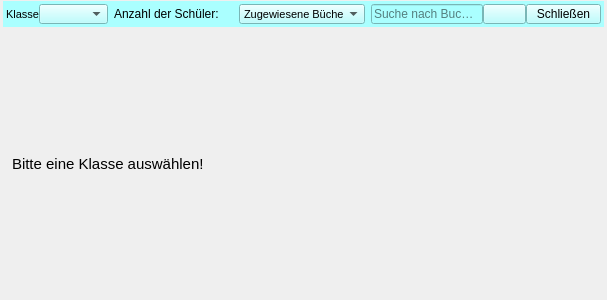
<?xml version="1.0" encoding="UTF-8"?>
<ui version="4.0">
 <class>BookingWidget</class>
 <widget class="QWidget" name="BookingWidget">
  <property name="geometry">
   <rect>
    <x>0</x>
    <y>0</y>
    <width>607</width>
    <height>300</height>
   </rect>
  </property>
  <property name="sizePolicy">
   <sizepolicy hsizetype="Expanding" vsizetype="Expanding">
    <horstretch>1</horstretch>
    <verstretch>1</verstretch>
   </sizepolicy>
  </property>
  <property name="font">
   <font>
    <family>Arial</family>
    <pointsize>11</pointsize>
   </font>
  </property>
  <property name="windowTitle">
   <string>Form</string>
  </property>
  <layout class="QVBoxLayout" name="verticalLayout">
   <property name="spacing">
    <number>1</number>
   </property>
   <property name="leftMargin">
    <number>3</number>
   </property>
   <property name="topMargin">
    <number>1</number>
   </property>
   <property name="rightMargin">
    <number>3</number>
   </property>
   <property name="bottomMargin">
    <number>1</number>
   </property>
   <item>
    <widget class="QWidget" name="widget_buttons" native="true">
     <property name="minimumSize">
      <size>
       <width>0</width>
       <height>26</height>
      </size>
     </property>
     <property name="maximumSize">
      <size>
       <width>16777215</width>
       <height>25</height>
      </size>
     </property>
     <property name="font">
      <font>
       <pointsize>10</pointsize>
      </font>
     </property>
     <property name="styleSheet">
      <string notr="true">background-color: rgb(170, 255, 255);</string>
     </property>
     <layout class="QHBoxLayout" name="horizontalLayout_2">
      <property name="leftMargin">
       <number>3</number>
      </property>
      <property name="topMargin">
       <number>3</number>
      </property>
      <property name="rightMargin">
       <number>3</number>
      </property>
      <property name="bottomMargin">
       <number>3</number>
      </property>
      <item>
       <layout class="QHBoxLayout" name="horizontalLayout" stretch="0,0">
        <property name="spacing">
         <number>0</number>
        </property>
        <item>
         <widget class="QLabel" name="label">
          <property name="sizePolicy">
           <sizepolicy hsizetype="Preferred" vsizetype="Preferred">
            <horstretch>1</horstretch>
            <verstretch>0</verstretch>
           </sizepolicy>
          </property>
          <property name="maximumSize">
           <size>
            <width>45</width>
            <height>35</height>
           </size>
          </property>
          <property name="font">
           <font>
            <family>Arial</family>
            <pointsize>8</pointsize>
           </font>
          </property>
          <property name="text">
           <string>Klasse</string>
          </property>
         </widget>
        </item>
        <item>
         <widget class="QComboBox" name="comboBox_class">
          <property name="sizePolicy">
           <sizepolicy hsizetype="Expanding" vsizetype="Expanding">
            <horstretch>1</horstretch>
            <verstretch>0</verstretch>
           </sizepolicy>
          </property>
          <property name="minimumSize">
           <size>
            <width>69</width>
            <height>19</height>
           </size>
          </property>
          <property name="maximumSize">
           <size>
            <width>120</width>
            <height>16777215</height>
           </size>
          </property>
          <property name="font">
           <font>
            <family>Arial</family>
            <pointsize>8</pointsize>
           </font>
          </property>
          <property name="editable">
           <bool>false</bool>
          </property>
         </widget>
        </item>
       </layout>
      </item>
      <item>
       <widget class="QLabel" name="label_studentcountdescription">
        <property name="font">
         <font>
          <family>Arial</family>
         </font>
        </property>
        <property name="text">
         <string>Anzahl der Schüler:</string>
        </property>
       </widget>
      </item>
      <item>
       <widget class="QLabel" name="label_studentcount">
        <property name="text">
         <string/>
        </property>
       </widget>
      </item>
      <item>
       <spacer name="horizontalSpacer_2">
        <property name="orientation">
         <enum>Qt::Horizontal</enum>
        </property>
        <property name="sizeType">
         <enum>QSizePolicy::Expanding</enum>
        </property>
        <property name="sizeHint" stdset="0">
         <size>
          <width>40</width>
          <height>40</height>
         </size>
        </property>
       </spacer>
      </item>
      <item>
       <widget class="QComboBox" name="comboBox_bookingoptions">
        <property name="sizePolicy">
         <sizepolicy hsizetype="Preferred" vsizetype="Preferred">
          <horstretch>1</horstretch>
          <verstretch>1</verstretch>
         </sizepolicy>
        </property>
        <property name="minimumSize">
         <size>
          <width>126</width>
          <height>20</height>
         </size>
        </property>
        <property name="maximumSize">
         <size>
          <width>170</width>
          <height>16777215</height>
         </size>
        </property>
        <property name="font">
         <font>
          <family>Arial</family>
          <pointsize>8</pointsize>
         </font>
        </property>
        <item>
         <property name="text">
          <string>Zugewiesene Bücher</string>
         </property>
        </item>
        <item>
         <property name="text">
          <string>Ausgeliehene Bücher</string>
         </property>
        </item>
        <item>
         <property name="text">
          <string>Alle Bücher</string>
         </property>
        </item>
       </widget>
      </item>
      <item>
       <widget class="QWidget" name="searchwidget" native="true">
        <layout class="QHBoxLayout" name="horizontalLayout_4">
         <property name="spacing">
          <number>0</number>
         </property>
         <property name="leftMargin">
          <number>0</number>
         </property>
         <property name="topMargin">
          <number>0</number>
         </property>
         <property name="rightMargin">
          <number>0</number>
         </property>
         <property name="bottomMargin">
          <number>0</number>
         </property>
         <item>
          <widget class="QLineEdit" name="searchline">
           <property name="minimumSize">
            <size>
             <width>112</width>
             <height>20</height>
            </size>
           </property>
           <property name="font">
            <font>
             <family>Arial</family>
            </font>
           </property>
           <property name="placeholderText">
            <string>Suche nach Buchtitel</string>
           </property>
          </widget>
         </item>
         <item>
          <widget class="QPushButton" name="searchbutton">
           <property name="text">
            <string/>
           </property>
           <property name="icon">
            <iconset resource="ressources.qrc">
             <normaloff>:/icons/icons/Search.png</normaloff>:/icons/icons/Search.png</iconset>
           </property>
          </widget>
         </item>
         <item>
          <widget class="QPushButton" name="button_close">
           <property name="minimumSize">
            <size>
             <width>75</width>
             <height>20</height>
            </size>
           </property>
           <property name="font">
            <font>
             <family>Arial</family>
            </font>
           </property>
           <property name="text">
            <string>Schließen</string>
           </property>
          </widget>
         </item>
        </layout>
       </widget>
      </item>
     </layout>
    </widget>
   </item>
   <item>
    <widget class="QWidget" name="widget_booking" native="true">
     <property name="sizePolicy">
      <sizepolicy hsizetype="Preferred" vsizetype="Preferred">
       <horstretch>1</horstretch>
       <verstretch>1</verstretch>
      </sizepolicy>
     </property>
     <layout class="QVBoxLayout" name="verticalLayout_2">
      <item>
       <widget class="QLabel" name="label_select_class">
        <property name="text">
         <string>Bitte eine Klasse auswählen!</string>
        </property>
       </widget>
      </item>
     </layout>
    </widget>
   </item>
  </layout>
 </widget>
 <resources>
  <include location="ressources.qrc"/>
 </resources>
 <connections/>
 <slots>
  <signal>closewidget()</signal>
  <slot>comboBox_class_currentIndex_changed(int)</slot>
 </slots>
</ui>
